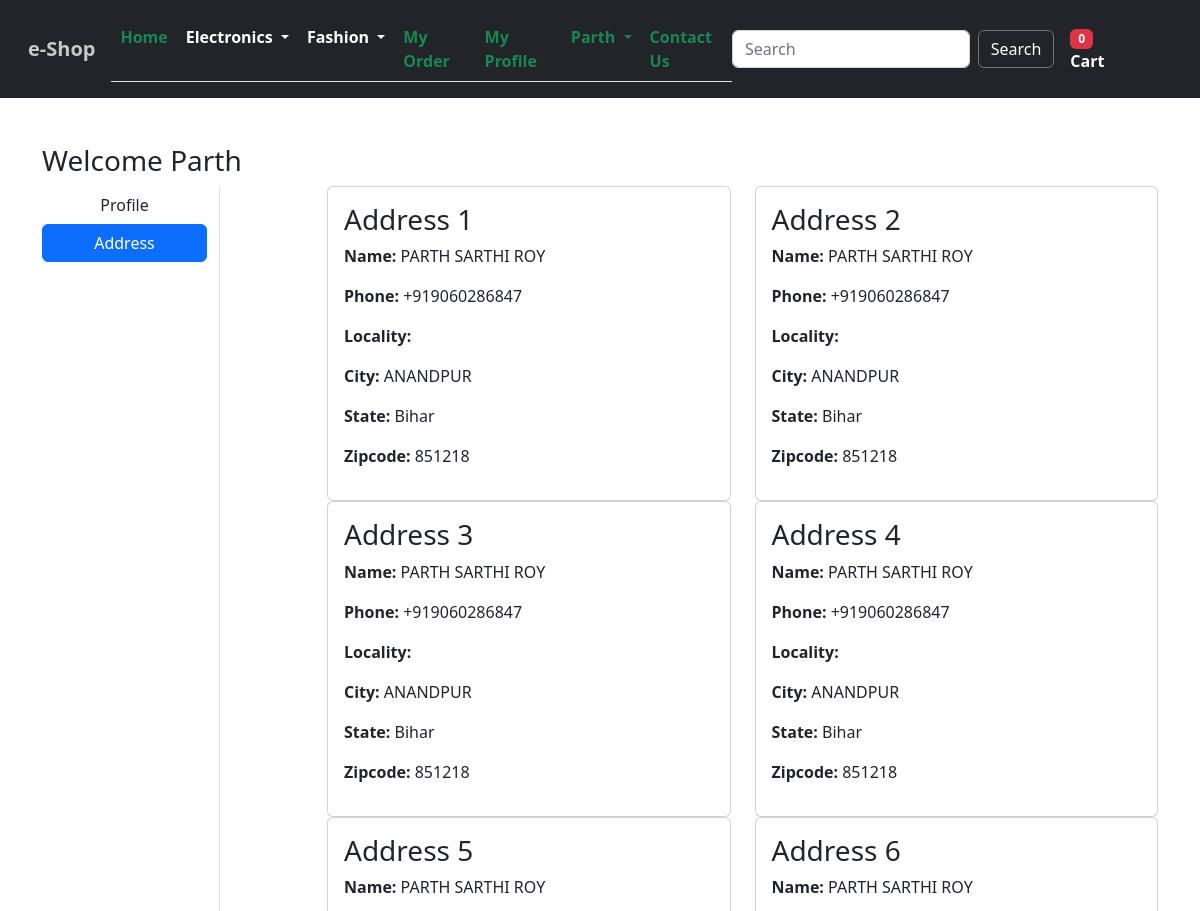
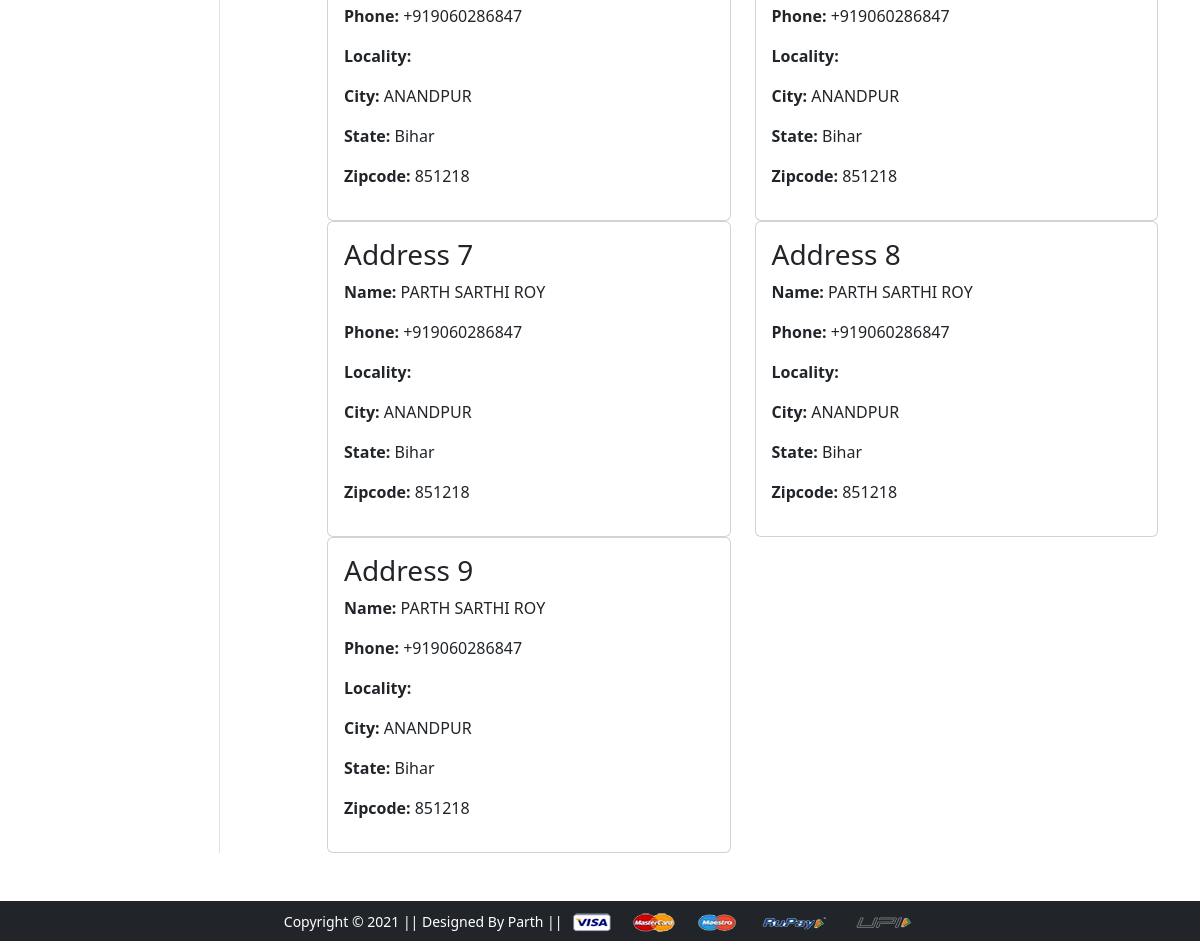
The app's page /address/ (signed in) with its own data (2 pictures, top to bottom).
### app/models.py (models this page shows, shortened)
class Customer(models.Model):
     user=models.ForeignKey(User,on_delete=models.CASCADE)
     name=models.CharField(max_length=50)
     city=models.CharField(max_length=50)
     address=models.CharField(max_length=200)
     zipcode=models.IntegerField()
     phone= PhoneNumberField(blank=True)
     state=models.CharField(choices=state_choices,max_length=50)

### app/views.py (the view)
# urls.py: path('address/', address, name='address'),
@login_required
def address(request):
     add= Customer.objects.filter(user=request.user)
     if request.user.is_authenticated :
               user=request.user
               cart= Cart.objects.filter(user=user)
               element=0
               for b in cart:
                    element+=b.quantity
     return render(request,'address.html',{'add':add,'element':element})

### templates/address.html (shortened to what this page needs)
{% extends 'base.html' %}
 {% load static %}
 {% block cart %}
{{element}}
 {% endblock %}
  {% block body %}
<div class="container my-5">
  <div class="row">
    <h3>
      Welcome <span class="text-capitalize">{{request.user.first_name}}</span>
    </h3>
    <div class="col-sm-2 border-end">
      <ul class="list-unstyled">
        <li class="d-grid">
          <a href="{% url 'profile' %}" class="btn">Profile</a>
        </li>
        <li class="d-grid">
          <a href="{% url 'address' %}" class="btn btn-primary">Address</a>
        </li>
      </ul>
    </div>
    <div class="col-sm-9 offset-sm-1">
      <div class="row">
        {% for b in add %}
        <div class="col-sm-6">
          <div class="card">
            <div class="card-body">
              <h3>Address {{forloop.counter}}</h3>
              <p><span class="fw-semibold">Name:</span> {{b.name}}</p>
              <p><span class="fw-semibold">Phone: </span> {{b.phone}}</p>
              <p><span class="fw-semibold">Locality:</span> {{b.address}}</p>
              <p><span class="fw-semibold">City: </span>{{b.city}}</p>
              <p><span class="fw-semibold">State: </span>{{b.state}}</p>
              <p><span class="fw-semibold">Zipcode: </span>{{b.zipcode}}</p>
            </div>
          </div>
        </div>
        {%endfor %}
      </div>
    </div>
  </div>
</div>
{% endblock %}

### templates/base.html (shortened to what this page needs)
{%load static%}
<!doctype html>
<html lang="en">
  <head>
    <link href="https://cdn.jsdelivr.net/npm/bootstrap@5.2.3/dist/css/bootstrap.min.css" rel="stylesheet">
    <link href="{% static 'css/owl.carousel.min.css' %}" rel="stylesheet">
    <link href="{% static 'css/all.min.css' %}" rel="stylesheet">
    <link href="{% static 'css/style.css' %}" rel="stylesheet">
  </head>
  <body>
    <nav class="navbar navbar-expand-lg navbar-light bg-dark fw-semibold fixed-top p-3  bg-body-tertiary" >
      <div class="container-fluid">
        <a class="navbar-brand fw-bold text-white text-opacity-75" href="/">e-Shop</a>
        <div class="collapse navbar-collapse " id="navbarSupportedContent">
          <ul class="navbar-nav nav-tabs me-auto mb-2 mb-lg-0 ">
            <li class="nav-item  ">
              <a class="nav-link  link-success"  aria-current="page" href="/">Home</a>
            </li>
            <li class="nav-item dropdown">
              <a class="nav-link dropdown-toggle text-white" href="#" id="electronicsDropdown" role="button" data-bs-toggle="dropdown" aria-expanded="false">
                Electronics
              </a>
            </li>
            <li class="nav-item dropdown">
              <a class="nav-link dropdown-toggle text-white" href="#" id="fashionDropdown" role="button" data-bs-toggle="dropdown" aria-expanded="false">
                Fashion
              </a>
            </li>
            {%if request.user.is_authenticated %}
            <li class="nav-item">
              <a class="nav-link  link-success" href="{% url 'orders' %}">My Order</a>
            </li>
            <li class="nav-item">
              <a class="nav-link  link-success" href="{% url 'profile' %}">My Profile</a>
            </li>
            {% endif %}
            <li class="nav-item dropdown">
              {%if request.user.is_authenticated %}
              <a class="nav-link  dropdown-toggle link-success" href="#" id="navbarDropdown" role="button" data-bs-toggle="dropdown" aria-expanded="false">
                {{request.user.first_name}}
              </a>
              {%endif%}
            </li>
            <li class="nav-item">
              <a class="nav-link  link-success" href="{% url 'contact' %}">Contact Us</a>
            </li>
          </ul>
          <form class="d-flex " role="search" action="/search">
            <input name="q" class="form-control me-2" type="search" placeholder="Search" aria-label="Search">
            <button class="btn btn-outline-secondary text-white" type="submit">Search</button>
          </form>
          {%if request.user.is_authenticated %}
          <ul class="navbar-nav me-auto mb-2 mb-lg-0">
          <li class="nav-item mx-2">
             <a href="{% url 'showcart' %}" class="nav-link text-white">
              <span class="badge bg-danger">
                   {% block cart %}
                   {% endblock %}
              </span>
              Cart </a>
           </li>
      <ul>
        {%endif%}
        </div>
      </div>
    </nav>
    <div class="p-5"> </div>
    {% block body %}
        {% endblock %}
        <footer class="container-fluid col-sm-12 bg-dark text-center p-2 mt-5">
          <small class="text-white">Copyright &copy; 2021 || Designed By Parth  || </small>
          <img src="{% static 'images/payment.png' %}" alt="" srcset="" class="img-fluid" height="2px">
      </footer>
  </body>
</html>

### static/css/style.css (style rules this page uses)
* { box-sizing: border-box; }

### records on screen
Customer: name "PARTH SARTHI ROY", phone "+919060286847", city "ANANDPUR", state "Bihar", zipcode "851218"
Customer: name "PARTH SARTHI ROY", phone "+919060286847", city "ANANDPUR", state "Bihar", zipcode "851218"
Customer: name "PARTH SARTHI ROY", phone "+919060286847", city "ANANDPUR", state "Bihar", zipcode "851218"
Customer: name "PARTH SARTHI ROY", phone "+919060286847", city "ANANDPUR", state "Bihar", zipcode "851218"
Customer: name "PARTH SARTHI ROY", phone "+919060286847", city "ANANDPUR", state "Bihar", zipcode "851218"
Customer: name "PARTH SARTHI ROY", phone "+919060286847", city "ANANDPUR", state "Bihar", zipcode "851218"
Customer: name "PARTH SARTHI ROY", phone "+919060286847", city "ANANDPUR", state "Bihar", zipcode "851218"
Customer: name "PARTH SARTHI ROY", phone "+919060286847", city "ANANDPUR", state "Bihar", zipcode "851218"
Customer: name "PARTH SARTHI ROY", phone "+919060286847", city "ANANDPUR", state "Bihar", zipcode "851218"

### other values on screen
{{ request.user.first_name }} "Parth"
{{ element }} "0"
